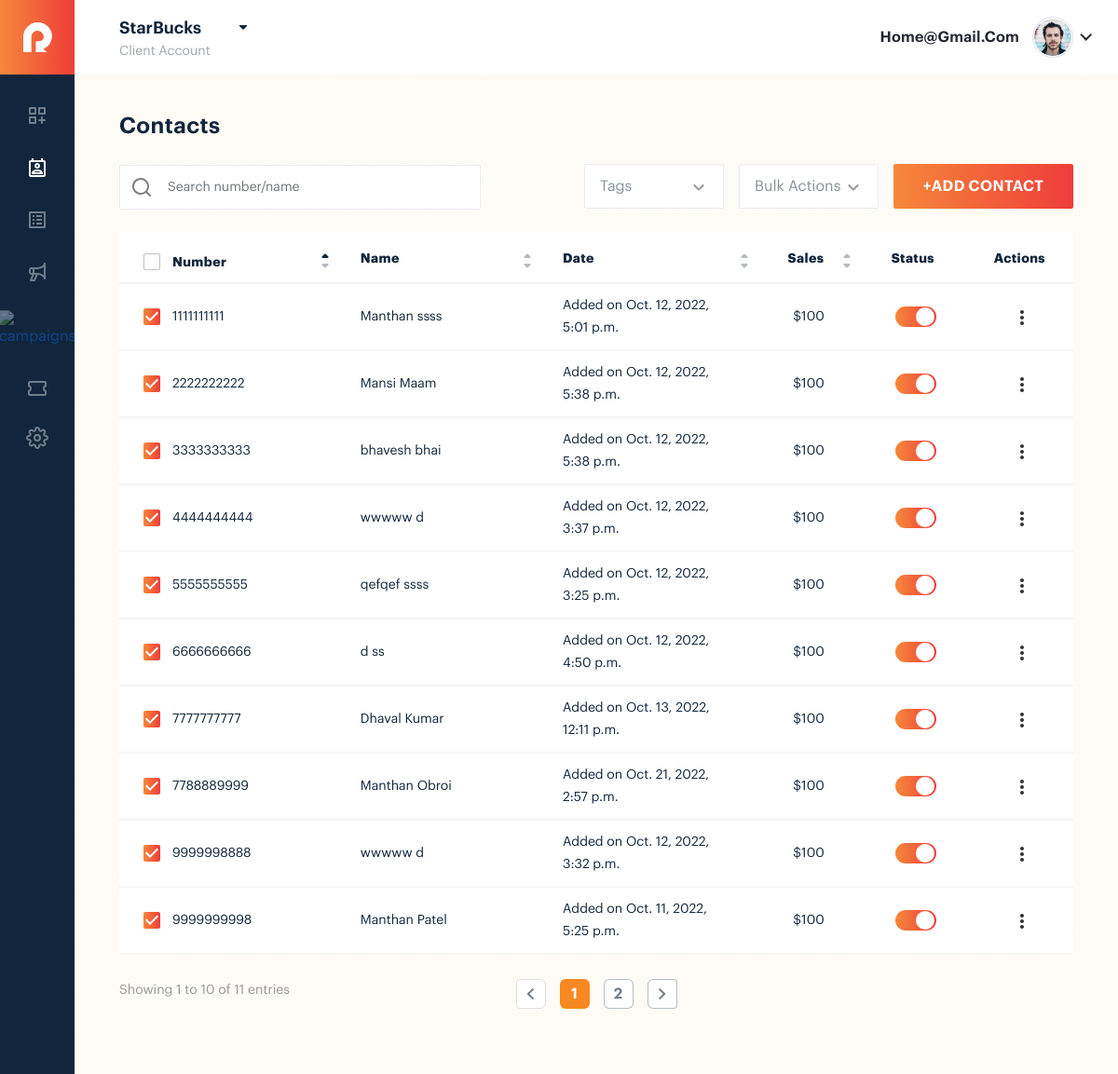
Before: /contact-form/ (signed in) with the older database file.
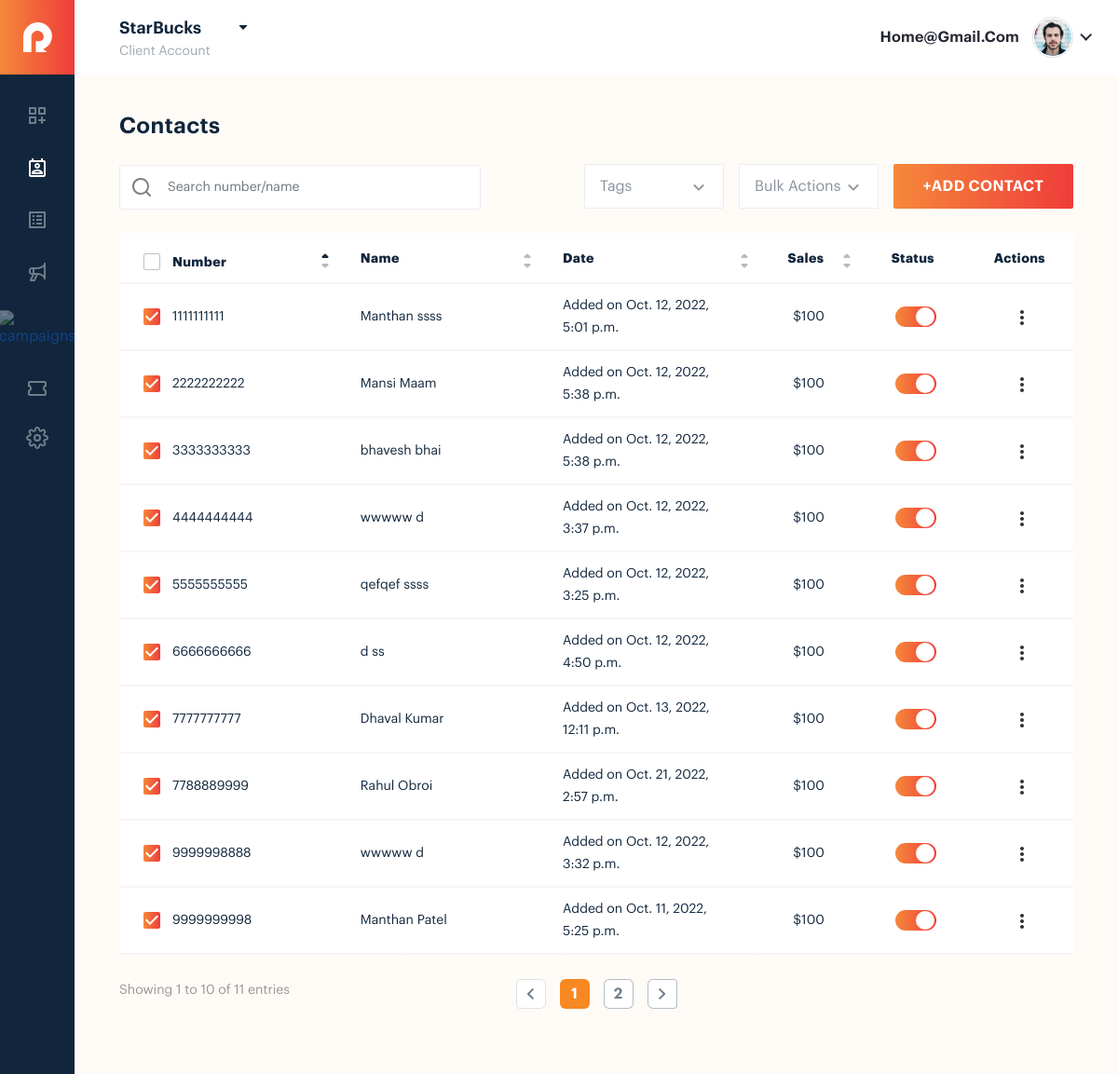
After: the same page with the newer database file.
### newfield/models.py (models this page shows, shortened)
class contact(models.Model):
    tag_list = (
        ('Birthday','Birthday'),
        ('Anniversary','Anniversary'),
        ('Wedding','Wedding'),
        ('Party','Party'),
        )
    timezone_list = (
        ('EST','Eastern Standard Time'),
        ('IST','India Standard Time'),
        ('ACT','Australian Central Time'),
        ('JST','Japan Standard Time'),
        )
    phone_no = models.CharField(max_length=10, unique=True)
    first_name = models.CharField(max_length = 30)
    last_name = models.CharField(max_length = 30)
    birthday = models.DateField(default=None, null=True)
    anniversary = models.DateField(default=None, null=True)
    tags = models.CharField(max_length = 20, choices = tag_list, null=True)
    override_timezone = models.CharField(max_length = 5, choices = timezone_list, null=True)
    add_date = models.DateTimeField(default = datetime.now())
    agent_id = models.ForeignKey(User, default=None,on_delete=models.CASCADE,null=True)

### newfield/views.py (the view, shortened to what this page needs)
# urls.py: path('contact-form/',contactFormClass.as_view(),name='contactForm'),
@method_decorator(login_required(login_url=('../')), name='dispatch')
class contactFormClass(View):
    contact_form = contactForm
    template_name = 'contactForm.html'
    def get(self, request):
        all_fields = custom_field.objects.filter(agent_id = request.user.id)
        all_contact = contact.objects.filter(agent_id = request.user.id)
        return render(request, self.template_name, {'contactForm':self.contact_form,'username':request.user.username,'fields_data':all_fields,'contacts_data':all_contact})

### templates/contactForm.html (shortened to what the changed rows need)
{% load static %}
<!DOCTYPE html>
<html lang="en">
<head>
    <link rel="stylesheet" href="{% static 'css/bootstrap.min.css' %}">
    <link rel="stylesheet" href="{% static 'fonts/graphik_font.css' %}">
    <link rel="stylesheet" href="{% static 'css/dataTables.bootstrap5.min.css' %}">
    <link rel="stylesheet" href="{% static 'css/jquery-ui.css' %}">
    <link rel="stylesheet" href="{% static 'css/select2.min.css' %}">
    <link rel="stylesheet" href="{% static 'css/custom_select_2.css' %}">
    <link rel="stylesheet" href="{% static 'css/dashboard.css' %}">
    <link rel="stylesheet" href="{% static 'css/icons.css' %}">
    <link rel="stylesheet" href="{% static 'css/agency_dashboard.css' %}">
    <link rel="stylesheet" href="{% static 'css/agency_settings.css' %}">
    <link rel="stylesheet" href="{% static 'css/admin_user.css' %}">
    <link rel="stylesheet" href="{% static 'css/client_contact.css' %}">
    <link rel="stylesheet" href="{% static 'css/client_list.css' %}">
</head>
<body>
    <div class="client_contact_page cl_contact_page rw_modal_backdrop">
        <div class="rw_inner_area">
            <div class="rw_dashboard_box_wrapper">
                <div class="admin_header agency_header">
                    <div class="dashboard_title">
                        <h1>Contacts</h1>
                    </div>
                </div>
            </div>
            <div class="rw_table_wrapper">
                <div class="rw_table_inner rw_admin_user_table rw_client_contact_table ">
                    <table id="rw_cl_contact_table" class="table rw_pagination " >
                        <thead>
                            <tr>
                                <th>
                                    <div class="rw_checkbox ">
                                        <label for="Number1">Number</label>
                                    </div>
                                </th>
                                <th>Name</th>
                                <th>Date</th>
                                <th class="text-center">Sales</th>
                                <th class="sorting_none text-center">status</th>
                                <th class="sorting_none text-center">Actions</th>
                            </tr>
                        </thead>
                        <tbody>
                            {% if contacts_data %}
                                {% for contact in contacts_data %}
                                    <tr>
                                        <td>
                                        <div class="rw_checkbox ">
                                            <label for="checkbox2">{{contact.phone_no}}</label>
                                        </div>
                                        </td>
                                        <td>{{ contact.first_name }} {{contact.last_name}}</td>
                                        <td>Added on {{ contact.add_date }}</td>
                                        <td class="text-center">$100</td>
                                        <td class="text-center">
                                            <div class="rw_toggle_switch">
                                            <div class="rw_switch">
                                                <input type="checkbox"  checked>
                                            </div>
                                            </div>
                                        </td>
                                        <td class="text-center">
                                            <div class="action_dropdown">
                                            <ul class="drop_ul">
                                                <li class="position-relative"><a href="javascript:;" class="action_btn"><img src="{% static 'images/icons/action.svg' %}" alt="action"></a>
                                                </li>
                                            </ul>
                                            </div>
                                        </td>
                                    </tr>
                                {% endfor %}
                            {% endif %}
                        </tbody>
                    </table>
                </div>
            </div>
        </div>
    </div>
</body>
</html>

Changed rows visible on the page:
changed contact "Obroi": first_name "Manthan" → "Rahul"
